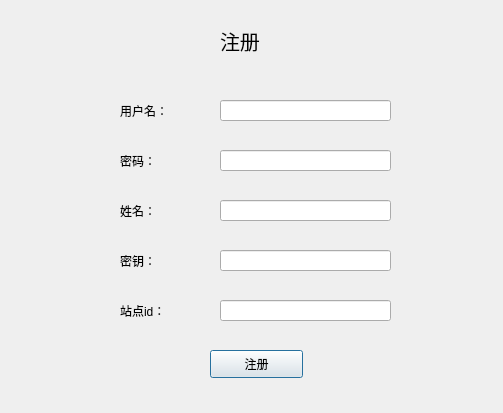
<?xml version="1.0" encoding="UTF-8"?>
<ui version="4.0">
 <class>RegisterWindow</class>
 <widget class="QDialog" name="RegisterWindow">
  <property name="geometry">
   <rect>
    <x>0</x>
    <y>0</y>
    <width>503</width>
    <height>413</height>
   </rect>
  </property>
  <property name="windowTitle">
   <string>RegisterWindow</string>
  </property>
  <widget class="QLabel" name="label">
   <property name="geometry">
    <rect>
     <x>120</x>
     <y>100</y>
     <width>81</width>
     <height>21</height>
    </rect>
   </property>
   <property name="text">
    <string>用户名：</string>
   </property>
  </widget>
  <widget class="QLineEdit" name="lineEdit_3">
   <property name="geometry">
    <rect>
     <x>220</x>
     <y>200</y>
     <width>171</width>
     <height>21</height>
    </rect>
   </property>
  </widget>
  <widget class="QLineEdit" name="lineEdit_5">
   <property name="geometry">
    <rect>
     <x>220</x>
     <y>300</y>
     <width>171</width>
     <height>21</height>
    </rect>
   </property>
  </widget>
  <widget class="QLineEdit" name="lineEdit_2">
   <property name="geometry">
    <rect>
     <x>220</x>
     <y>150</y>
     <width>171</width>
     <height>21</height>
    </rect>
   </property>
  </widget>
  <widget class="QLineEdit" name="lineEdit">
   <property name="geometry">
    <rect>
     <x>220</x>
     <y>100</y>
     <width>171</width>
     <height>21</height>
    </rect>
   </property>
  </widget>
  <widget class="QLabel" name="label_3">
   <property name="geometry">
    <rect>
     <x>120</x>
     <y>200</y>
     <width>72</width>
     <height>21</height>
    </rect>
   </property>
   <property name="text">
    <string>姓名：</string>
   </property>
  </widget>
  <widget class="QPushButton" name="pushButton">
   <property name="geometry">
    <rect>
     <x>210</x>
     <y>350</y>
     <width>93</width>
     <height>28</height>
    </rect>
   </property>
   <property name="text">
    <string>注册</string>
   </property>
  </widget>
  <widget class="QLabel" name="label_4">
   <property name="geometry">
    <rect>
     <x>120</x>
     <y>250</y>
     <width>101</width>
     <height>21</height>
    </rect>
   </property>
   <property name="text">
    <string>密钥：</string>
   </property>
  </widget>
  <widget class="QLineEdit" name="lineEdit_4">
   <property name="geometry">
    <rect>
     <x>220</x>
     <y>250</y>
     <width>171</width>
     <height>21</height>
    </rect>
   </property>
  </widget>
  <widget class="QLabel" name="label_5">
   <property name="geometry">
    <rect>
     <x>220</x>
     <y>20</y>
     <width>71</width>
     <height>41</height>
    </rect>
   </property>
   <property name="font">
    <font>
     <pointsize>15</pointsize>
    </font>
   </property>
   <property name="text">
    <string>注册</string>
   </property>
  </widget>
  <widget class="QLabel" name="label_2">
   <property name="geometry">
    <rect>
     <x>120</x>
     <y>150</y>
     <width>72</width>
     <height>21</height>
    </rect>
   </property>
   <property name="text">
    <string>密码：</string>
   </property>
  </widget>
  <widget class="QLabel" name="label_6">
   <property name="geometry">
    <rect>
     <x>120</x>
     <y>300</y>
     <width>121</width>
     <height>21</height>
    </rect>
   </property>
   <property name="text">
    <string>站点id：</string>
   </property>
  </widget>
 </widget>
 <layoutdefault spacing="6" margin="11"/>
 <resources/>
 <connections/>
</ui>
